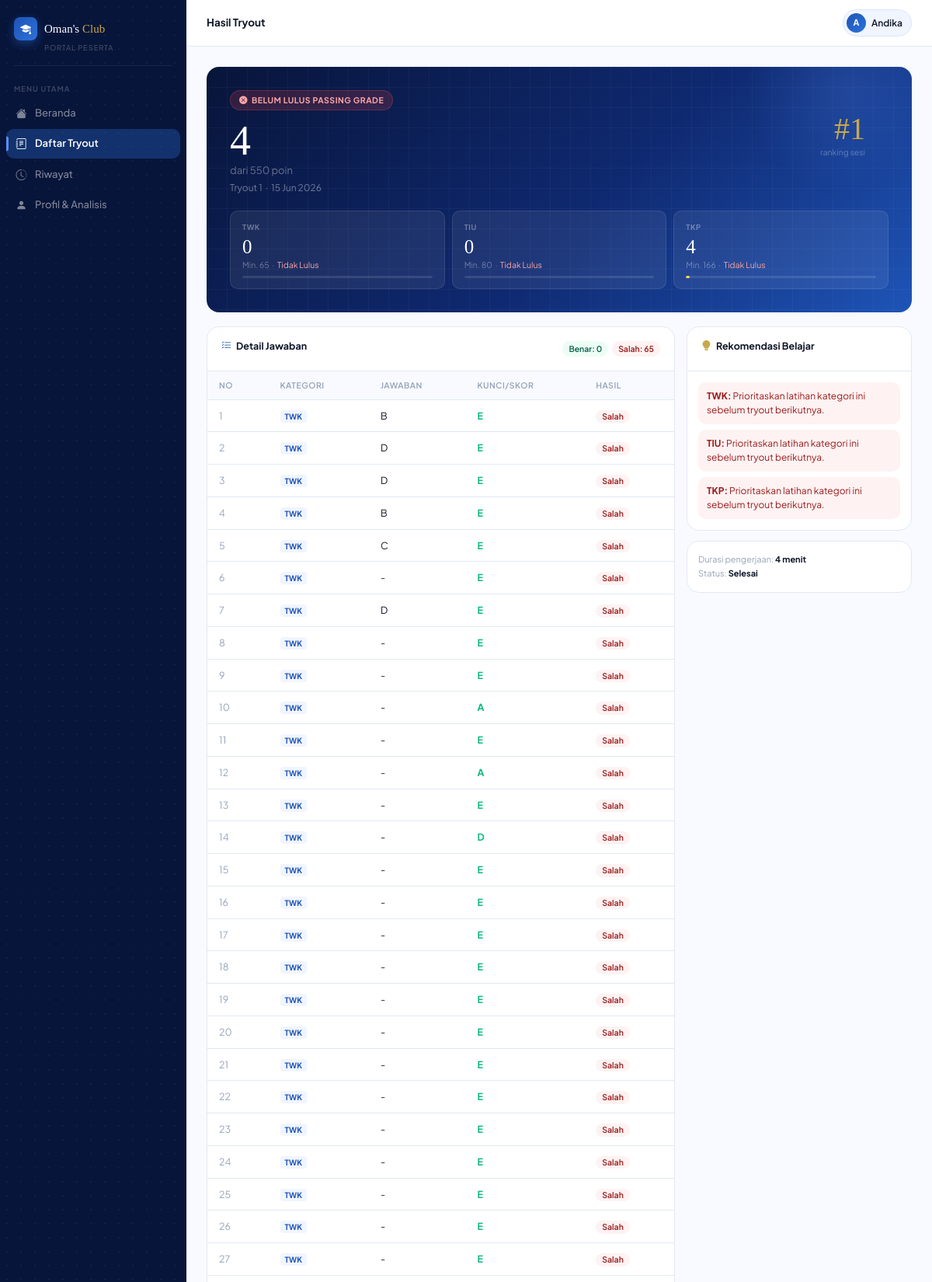
/user/hasil-tryout?id=4 (signed in, upper part), run on the app's committed database.
### tables this page shows
CREATE TABLE IF NOT EXISTS `user` (
  `id_user` int unsigned NOT NULL AUTO_INCREMENT,
  `nama` varchar(100) NOT NULL,
  `email` varchar(150) NOT NULL,
  `password` varchar(255) NOT NULL COMMENT 'bcrypt hash',
  `no_hp` varchar(20) DEFAULT NULL,
  `role` enum('admin','peserta') NOT NULL DEFAULT 'peserta',
  `status` enum('aktif','nonaktif') NOT NULL DEFAULT 'aktif',
  `foto` varchar(255) DEFAULT NULL COMMENT 'path file foto profil',
  `last_login` datetime DEFAULT NULL,
  `created_at` datetime NOT NULL DEFAULT CURRENT_TIMESTAMP,
  `updated_at` datetime NOT NULL DEFAULT CURRENT_TIMESTAMP ON UPDATE CURRENT_TIMESTAMP,
  PRIMARY KEY (`id_user`),
  UNIQUE KEY `uq_email` (`email`),
  KEY `idx_role` (`role`),
  KEY `idx_status` (`status`)
);

CREATE TABLE IF NOT EXISTS `detail_hasil` (
  `id_detail` int unsigned NOT NULL AUTO_INCREMENT,
  `id_hasil` int unsigned NOT NULL,
  `id_soal` int unsigned NOT NULL,
  `id_opsi_dipilih` int unsigned DEFAULT NULL COMMENT 'NULL = tidak menjawab',
  `jawaban_peserta` char(1) DEFAULT NULL COMMENT 'Kode opsi yang dipilih: A/B/C/D/E atau NULL',
  `poin_didapat` decimal(5,2) NOT NULL DEFAULT '0.00' COMMENT 'TWK/TIU: 5 atau 0 | TKP: 1-5 atau 0',
  `is_benar` tinyint(1) DEFAULT NULL COMMENT 'TWK/TIU: 1=benar,0=salah | TKP: NULL (tidak relevan)',
  `urutan_tampil` smallint unsigned DEFAULT NULL COMMENT 'Urutan soal saat peserta mengerjakan (sudah diacak)',
  PRIMARY KEY (`id_detail`),
  UNIQUE KEY `uq_hasil_soal` (`id_hasil`,`id_soal`),
  KEY `fk_detail_opsi` (`id_opsi_dipilih`),
  KEY `idx_hasil` (`id_hasil`),
  KEY `idx_soal` (`id_soal`),
  CONSTRAINT `fk_detail_hasil` FOREIGN KEY (`id_hasil`) REFERENCES `hasil` (`id_hasil`) ON DELETE CASCADE ON UPDATE CASCADE,
  CONSTRAINT `fk_detail_opsi` FOREIGN KEY (`id_opsi_dipilih`) REFERENCES `opsi_jawaban` (`id_opsi`) ON DELETE SET NULL ON UPDATE CASCADE,
  CONSTRAINT `fk_detail_soal` FOREIGN KEY (`id_soal`) REFERENCES `soal` (`id_soal`) ON DELETE CASCADE ON UPDATE CASCADE
);

CREATE TABLE IF NOT EXISTS `kategori` (
  `id_kategori` int unsigned NOT NULL AUTO_INCREMENT,
  `kode` enum('TWK','TIU','TKP') NOT NULL,
  `nama_kategori` varchar(100) NOT NULL,
  `jumlah_soal` tinyint unsigned NOT NULL DEFAULT '0' COMMENT 'Jumlah soal standar: TWK=30, TIU=35, TKP=45',
  `nilai_min` smallint unsigned NOT NULL DEFAULT '0' COMMENT 'Passing grade: TWK=65, TIU=80, TKP=166',
  `nilai_maks` smallint unsigned NOT NULL DEFAULT '0' COMMENT 'Nilai maks: TWK=150, TIU=175, TKP=225',
  `tipe_penilaian` enum('binary','gradual') NOT NULL COMMENT 'binary=TWK/TIU (benar/salah), gradual=TKP (poin per opsi)',
  `deskripsi` text,
  `created_at` datetime NOT NULL DEFAULT CURRENT_TIMESTAMP,
  PRIMARY KEY (`id_kategori`),
  UNIQUE KEY `uq_kode` (`kode`)
);

CREATE TABLE IF NOT EXISTS `opsi_jawaban` (
  `id_opsi` int unsigned NOT NULL AUTO_INCREMENT,
  `id_soal` int unsigned NOT NULL,
  `kode_opsi` char(1) NOT NULL COMMENT 'A, B, C, D, atau E',
  `teks_opsi` text COMMENT 'Isi teks pilihan jawaban jika ada',
  `gambar_opsi` varchar(255) DEFAULT NULL COMMENT 'Path gambar opsi jawaban jika ada',
  `poin` decimal(5,2) NOT NULL DEFAULT '0.00' COMMENT 'TWK/TIU: 5 (benar) atau 0 (salah) | TKP: 1–5',
  `is_kunci` tinyint(1) NOT NULL DEFAULT '0' COMMENT 'TRUE = jawaban benar (hanya untuk TWK/TIU)',
  PRIMARY KEY (`id_opsi`),
  UNIQUE KEY `uq_soal_kode` (`id_soal`,`kode_opsi`),
  KEY `idx_soal` (`id_soal`),
  CONSTRAINT `fk_opsi_soal` FOREIGN KEY (`id_soal`) REFERENCES `soal` (`id_soal`) ON DELETE CASCADE ON UPDATE CASCADE
);

### app/Tampilan/Halaman/Users/hasil-tryout.php (the view, shortened to what the rows shown need)
<?php
$result = $result ?? null;
$detailRows = $detailRows ?? [];
$categoryCards = [
  'TWK' => ['score' => (float) ($result['nilai_twk'] ?? 0), 'min' => 65, 'max' => 150, 'passed' => (int) ($result['lulus_twk'] ?? 0), 'color' => 'var(--blue-light)'],
  'TIU' => ['score' => (float) ($result['nilai_tiu'] ?? 0), 'min' => 80, 'max' => 175, 'passed' => (int) ($result['lulus_tiu'] ?? 0), 'color' => '#6EE7B7'],
  'TKP' => ['score' => (float) ($result['nilai_tkp'] ?? 0), 'min' => 166, 'max' => 225, 'passed' => (int) ($result['lulus_tkp'] ?? 0), 'color' => '#FCD34D'],
];
?>
<div class="page active" id="pg-hasil">
  <div class="page-body">
    <?php if (!$result): ?>
      <div class="card anim" style="padding:22px;text-align:center;">
        <div style="font-weight:800;color:var(--ink);margin-bottom:4px;">Hasil belum tersedia</div>
        <div style="font-size:12px;color:var(--ash);margin-bottom:12px;">Kamu belum menyelesaikan tryout atau hasil yang diminta tidak ditemukan.</div>
        <a href="<?= BASE_URL ?>/user/daftar-tryout" class="btn btn-primary"><i class="bi bi-journal-text"></i> Lihat Tryout</a>
      </div>
    <?php else: ?>
      <div class="result-banner anim">
        <div class="result-bg">
          <div class="res-breakdown">
            <?php foreach ($categoryCards as $cat => $card): ?>
              <?php $pct = min(100, round(($card['score'] / max(1, $card['max'])) * 100)); ?>
              <div class="res-sub">
                <div class="res-sub-label"><?= $cat ?></div>
                <div class="res-sub-score"><?= number_format($card['score'], 0) ?></div>
                <div class="res-sub-pg">Min. <?= $card['min'] ?> &nbsp;&middot;&nbsp; <span style="color:<?= $card['passed'] ? '#6EE7B7' : '#FCA5A5' ?>;"><?= $card['passed'] ? 'Lulus' : 'Tidak Lulus' ?></span></div>
                <div class="res-sub-bar"><div class="res-sub-fill" style="width:<?= $pct ?>%;background:<?= $card['color'] ?>;"></div></div>
              </div>
            <?php endforeach; ?>
          </div>
        </div>
      </div>
      <div style="display:grid;grid-template-columns:1fr 290px;gap:15px;" class="anim anim-d1">
        <div class="card">
          <div style="overflow-x:auto;">
            <table class="data-table">
              <thead><tr><th>No</th><th>Kategori</th><th>Jawaban</th><th>Kunci/Skor</th><th>Hasil</th></tr></thead>
              <tbody>
                <?php foreach ($detailRows as $i => $row): ?>
                  <?php
                    $cat = $row['kategori'];
                    $isTkp = $cat === 'TKP';
                    $isCorrect = (int) ($row['is_benar'] ?? 0) === 1;
                    $catStyle = $cat === 'TWK'
                      ? 'background:var(--frost);color:var(--blue-main);'
                      : ($cat === 'TIU' ? 'background:#F0FDF4;color:#166534;' : 'background:#FFFBEB;color:#92400E;');
                  ?>
                  <tr>
                    <td style="color:var(--ash);"><?= $i + 1 ?></td>
                    <td><span style="font-size:10px;font-weight:700;<?= $catStyle ?>padding:2px 6px;border-radius:4px;"><?= htmlspecialchars($cat) ?></span></td>
                    <td><?= htmlspecialchars($row['jawaban_peserta'] ?: '-') ?></td>
                    <td style="font-weight:700;color:var(--emerald);">
                      <?= $isTkp ? number_format((float) $row['poin_didapat'], 0) . ' poin' : htmlspecialchars($row['kode_kunci'] ?: '-') ?>
                    </td>
                    <td>
                      <?php if ($isTkp): ?>
                        <span class="badge badge-new"><?= number_format((float) $row['poin_didapat'], 0) ?> poin</span>
                      <?php elseif ($isCorrect): ?>
                        <span class="badge badge-pass">Benar</span>
                      <?php else: ?>
                        <span class="badge badge-fail">Salah</span>
                      <?php endif; ?>
                    </td>
                  </tr>
                <?php endforeach; ?>
              </tbody>
            </table>
          </div>
        </div>
        <div style="display:flex;flex-direction:column;gap:13px;">
          <div class="card">
            <div style="padding:14px;display:flex;flex-direction:column;gap:7px;">
              <?php foreach ($categoryCards as $cat => $card): ?>
                <?php
                  $tone = $card['passed'] ? ['#ECFDF5', '#065F46', 'Pertahankan performa kategori ini.'] : ['#FEF2F2', '#991B1B', 'Prioritaskan latihan kategori ini sebelum tryout berikutnya.'];
                ?>
                <div style="padding:9px 11px;background:<?= $tone[0] ?>;border-radius:var(--r-md);font-size:12px;color:<?= $tone[1] ?>;line-height:1.5;">
                  <strong><?= $cat ?>:</strong> <?= $tone[2] ?>
                </div>
              <?php endforeach; ?>
            </div>
          </div>
        </div>
      </div>
    <?php endif; ?>
  </div>
</div>

### app/Tampilan/Widget/users/topbar.php (shortened to what the rows shown need)
<div class="topbar">
    <div class="tb-right">
        <div class="tb-user-pill" onclick="nav('profil')">
        <div class="tb-pill-av"><?= htmlspecialchars($userContext['initial'] ?? 'P') ?></div>
        <span class="tb-pill-name"><?= htmlspecialchars($userContext['first_name'] ?? 'Peserta') ?></span>
        </div>
    </div>
</div>

### data on the page
user: nama "A", nama "Andika"
detail_hasil: cat "TKP", id_hasil "4", id_detail "166", shows "Tidak Lulus", is_benar "Prioritaskan latihan kategori ini sebelum tryout berikutnya."
detail_hasil: kategori.kode "TWK", jawaban_peserta "B", opsi_jawaban.kode_opsi "E", is_benar "Salah"
detail_hasil: kategori.kode "TWK", jawaban_peserta "D", opsi_jawaban.kode_opsi "E", is_benar "Salah"
detail_hasil: kategori.kode "TWK", jawaban_peserta "D", opsi_jawaban.kode_opsi "E", is_benar "Salah"
detail_hasil: kategori.kode "TWK", jawaban_peserta "B", opsi_jawaban.kode_opsi "E", is_benar "Salah"
detail_hasil: kategori.kode "TWK", jawaban_peserta "C", opsi_jawaban.kode_opsi "E", is_benar "Salah"
detail_hasil: kategori.kode "TWK", jawaban_peserta "-", opsi_jawaban.kode_opsi "E", is_benar "Salah"
detail_hasil: kategori.kode "TWK", jawaban_peserta "D", opsi_jawaban.kode_opsi "E", is_benar "Salah"
detail_hasil: kategori.kode "TWK", jawaban_peserta "-", opsi_jawaban.kode_opsi "E", is_benar "Salah"
detail_hasil: kategori.kode "TWK", jawaban_peserta "-", opsi_jawaban.kode_opsi "E", is_benar "Salah"
detail_hasil: kategori.kode "TWK", jawaban_peserta "-", opsi_jawaban.kode_opsi "A", is_benar "Salah"
detail_hasil: kategori.kode "TWK", jawaban_peserta "-", opsi_jawaban.kode_opsi "E", is_benar "Salah"
detail_hasil: kategori.kode "TWK", jawaban_peserta "-", opsi_jawaban.kode_opsi "A", is_benar "Salah"
detail_hasil: kategori.kode "TWK", jawaban_peserta "-", opsi_jawaban.kode_opsi "E", is_benar "Salah"
detail_hasil: kategori.kode "TWK", jawaban_peserta "-", opsi_jawaban.kode_opsi "D", is_benar "Salah"
detail_hasil: kategori.kode "TWK", jawaban_peserta "-", opsi_jawaban.kode_opsi "E", is_benar "Salah"
detail_hasil: kategori.kode "TWK", jawaban_peserta "-", opsi_jawaban.kode_opsi "E", is_benar "Salah"
detail_hasil: kategori.kode "TWK", jawaban_peserta "-", opsi_jawaban.kode_opsi "E", is_benar "Salah"
detail_hasil: kategori.kode "TWK", jawaban_peserta "-", opsi_jawaban.kode_opsi "E", is_benar "Salah"
detail_hasil: kategori.kode "TWK", jawaban_peserta "-", opsi_jawaban.kode_opsi "E", is_benar "Salah"
detail_hasil: kategori.kode "TWK", jawaban_peserta "-", opsi_jawaban.kode_opsi "E", is_benar "Salah"
detail_hasil: kategori.kode "TWK", jawaban_peserta "-", opsi_jawaban.kode_opsi "E", is_benar "Salah"
detail_hasil: kategori.kode "TWK", jawaban_peserta "-", opsi_jawaban.kode_opsi "E", is_benar "Salah"
detail_hasil: kategori.kode "TWK", jawaban_peserta "-", opsi_jawaban.kode_opsi "E", is_benar "Salah"
detail_hasil: kategori.kode "TWK", jawaban_peserta "-", opsi_jawaban.kode_opsi "E", is_benar "Salah"
detail_hasil: kategori.kode "TWK", jawaban_peserta "-", opsi_jawaban.kode_opsi "E", is_benar "Salah"
detail_hasil: kategori.kode "TWK", jawaban_peserta "-", opsi_jawaban.kode_opsi "E", is_benar "Salah"
detail_hasil: kategori.kode "TWK", jawaban_peserta "-", opsi_jawaban.kode_opsi "E", is_benar "Salah"
kategori: kode "TKP"

### other printed values
$item['label'] "Beranda"
$item['label'] "Daftar Tryout"
$item['label'] "Riwayat"
$item['label'] "Profil & Analisis"
$topbarTitle "Hasil Tryout"
$result['ranking'] "1"
$result['total_nilai'] "4"
$result['nama_tryout'] "Tryout 1"
date('d M Y', strtotime($result['tanggal_mulai'])) "15 Jun 2026"
$cat "TWK"
$card['score'] "0"
$card['min'] "65"
$cat "TIU"
$card['min'] "80"
$benarCount "0"
